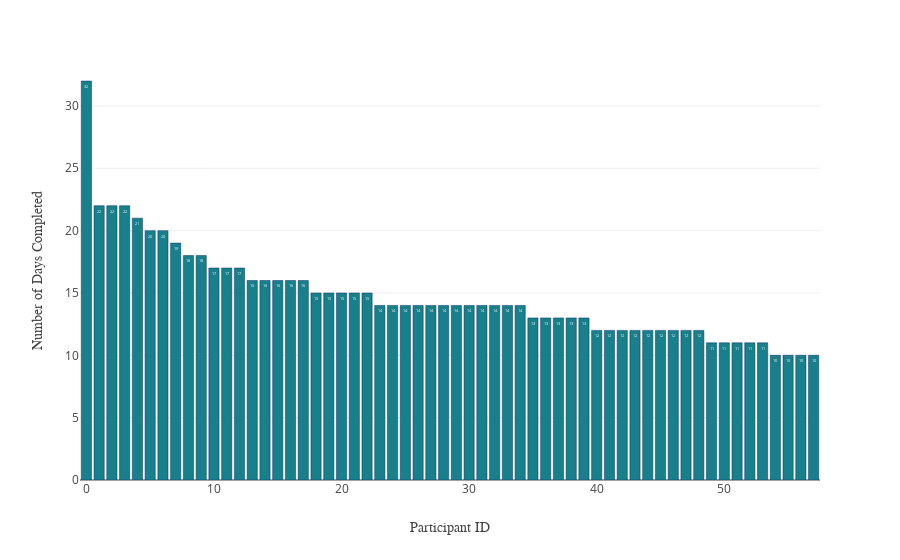

Notebook code cell kept with this figure:
### Code cell


### Figure 1 — Plotly figure (JSON) as saved in the notebook; plotly's stock layout.template omitted (floating-point values rounded to 4 significant figures)
{"data": [{"alignmentgroup": "True", "hovertemplate": "PID=%{x}<br>Num_HR_Days=%{text}<extra></extra>", "legendgroup": "", "marker": {"color": "rgb(24, 128, 139)", "line": {"color": "rgb(8,48,107)"}}, "name": "", "offsetgroup": "", "orientation": "v", "showlegend": false, "text": [32, 22, 22, 22, 21, 20, 20, 19, 18, 18, 17, 17, 17, 16, 16, 16, 16, 16, 15, 15, 15, 15, 15, 14, 14, 14, 14, 14, 14, 14, 14, 14, 14, 14, 14, 13, 13, 13, 13, 13, 12, 12, 12, 12, 12, 12, 12, 12, 12, 11, 11, 11, 11, 11, 10, 10, 10, 10], "textposition": "auto", "type": "bar", "x": [0, 1, 2, 3, 4, 5, 6, 7, 8, 9, 10, 11, 12, 13, 14, 15, 16, 17, 18, 19, 20, 21, 22, 23, 24, 25, 26, 27, 28, 29, 30, 31, 32, 33, 34, 35, 36, 37, 38, 39, 40, 41, 42, 43, 44, 45, 46, 47, 48, 49, 50, 51, 52, 53, 54, 55, 56, 57], "xaxis": "x", "y": [32, 22, 22, 22, 21, 20, 20, 19, 18, 18, 17, 17, 17, 16, 16, 16, 16, 16, 15, 15, 15, 15, 15, 14, 14, 14, 14, 14, 14, 14, 14, 14, 14, 14, 14, 13, 13, 13, 13, 13, 12, 12, 12, 12, 12, 12, 12, 12, 12, 11, 11, 11, 11, 11, 10, 10, 10, 10], "yaxis": "y"}], "layout": {"barmode": "relative", "legend": {"tracegroupgap": 0}, "margin": {"t": 60}, "xaxis": {"anchor": "y", "domain": [0, 1], "title": {"font": {"family": "IBM Plex San"}, "text": "Participant ID"}}, "yaxis": {"anchor": "x", "domain": [0, 1], "title": {"font": {"family": "IBM Plex San"}, "text": "Number of Days Completed"}}}}
